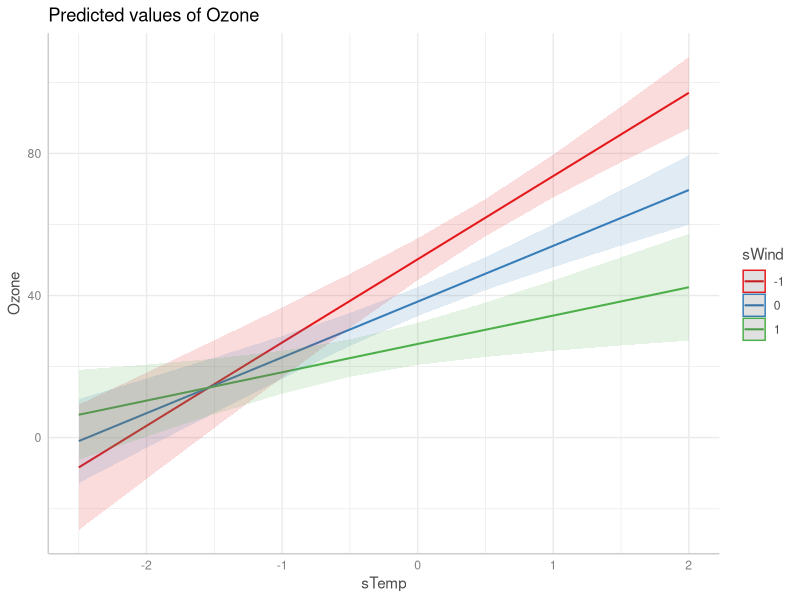
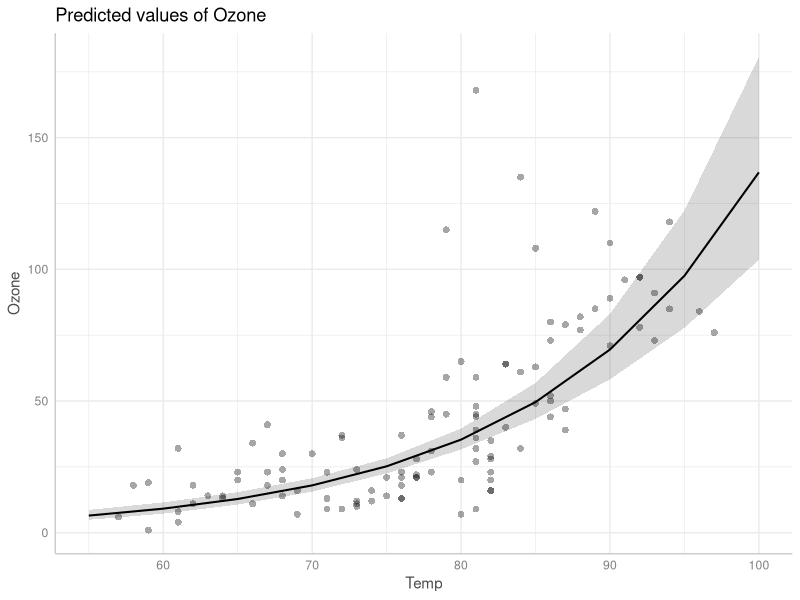
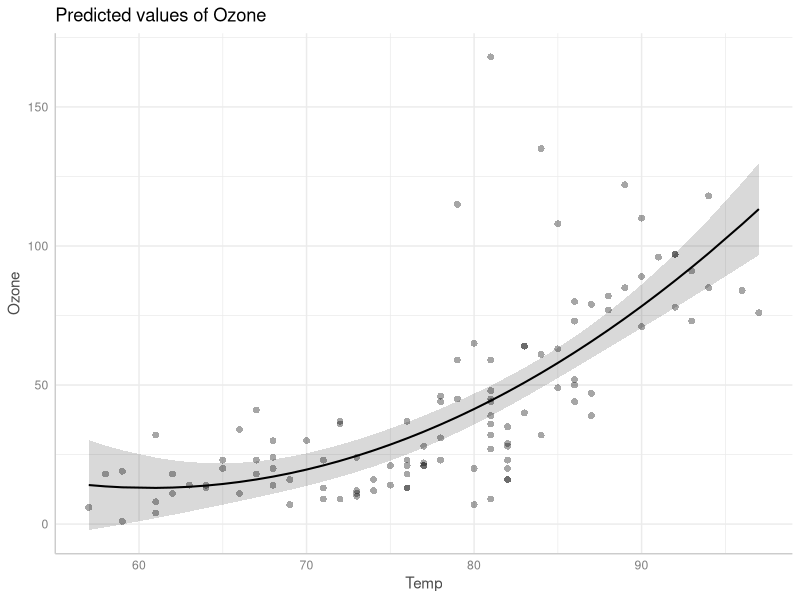

Here is the R script that generated these plots, in order:
# linear extension

## data airquality
data("airquality")
airquality

## clean up data
airquality <- na.omit(airquality)
summary(airquality)

## multiple variables
m <- lm(Ozone ~ Temp + Solar.R + Wind, data = airquality)
summary(m)

## scale variables
airquality$sTemp <- scale(airquality$Temp)[,1]
airquality$sWind <- scale(airquality$Wind)[,1]
airquality$sSolar <- scale(airquality$Solar.R)[,1]

m <- lm(Ozone ~ sTemp + sSolar + sWind, data = airquality)
summary(m)

## interaction
m <- lm(Ozone ~ sTemp * sWind + sSolar, data = airquality)
summary(m)

library(ggeffects)
pp <- predict_response(m, terms = c("sTemp", "sWind"))
plot(pp)

## transformation, polynomes
m <- lm(log(Ozone) ~ Temp, airquality)
plot(predict_response(m), show_data = TRUE)

m <- lm(Ozone ~ poly(Temp, 2), airquality)
plot(predict_response(m), show_data = TRUE)
